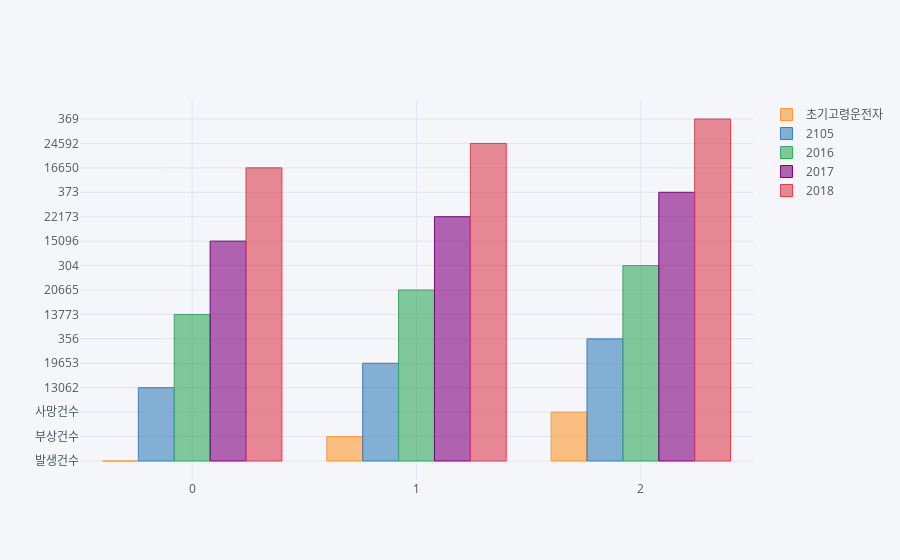

Here is the notebook cell this chart was saved with:
### Code cell
(graph3.iplot(kind='bar'))

### Figure 1 — Plotly figure (JSON) as saved in the notebook; plotly's stock layout.template omitted (floating-point values rounded to 4 significant figures)
{"data": [{"marker": {"color": "rgba(255, 153, 51, 0.6)", "line": {"color": "rgba(255, 153, 51, 1.0)", "width": 1}}, "name": "초기고령운전자", "orientation": "v", "text": "", "type": "bar", "uid": "29b7e67b-88b0-4962-a3ec-4dcee2ca4285", "x": [0, 1, 2], "y": ["발생건수", "부상건수", "사망건수"]}, {"marker": {"color": "rgba(55, 128, 191, 0.6)", "line": {"color": "rgba(55, 128, 191, 1.0)", "width": 1}}, "name": "2105", "orientation": "v", "text": "", "type": "bar", "uid": "dcfc2fbf-0a28-4796-b2d1-e9853a723e15", "x": [0, 1, 2], "y": [13062, 19653, 356]}, {"marker": {"color": "rgba(50, 171, 96, 0.6)", "line": {"color": "rgba(50, 171, 96, 1.0)", "width": 1}}, "name": "2016", "orientation": "v", "text": "", "type": "bar", "uid": "75e7151e-6860-4621-8120-d83a60c3c763", "x": [0, 1, 2], "y": [13773, 20665, 304]}, {"marker": {"color": "rgba(128, 0, 128, 0.6)", "line": {"color": "rgba(128, 0, 128, 1.0)", "width": 1}}, "name": "2017", "orientation": "v", "text": "", "type": "bar", "uid": "bec8f1d6-2232-4b9e-a510-52962cef9ef5", "x": [0, 1, 2], "y": [15096, 22173, 373]}, {"marker": {"color": "rgba(219, 64, 82, 0.6)", "line": {"color": "rgba(219, 64, 82, 1.0)", "width": 1}}, "name": "2018", "orientation": "v", "text": "", "type": "bar", "uid": "7d1e90e0-9fcb-417c-9fb8-f8aa33aa893c", "x": [0, 1, 2], "y": [16650, 24592, 369]}], "layout": {"legend": {"bgcolor": "#F5F6F9", "font": {"color": "#4D5663"}}, "paper_bgcolor": "#F5F6F9", "plot_bgcolor": "#F5F6F9", "title": {"font": {"color": "#4D5663"}}, "xaxis": {"gridcolor": "#E1E5ED", "showgrid": true, "tickfont": {"color": "#4D5663"}, "title": {"font": {"color": "#4D5663"}, "text": ""}, "zerolinecolor": "#E1E5ED"}, "yaxis": {"gridcolor": "#E1E5ED", "showgrid": true, "tickfont": {"color": "#4D5663"}, "title": {"font": {"color": "#4D5663"}, "text": ""}, "zerolinecolor": "#E1E5ED"}}}
